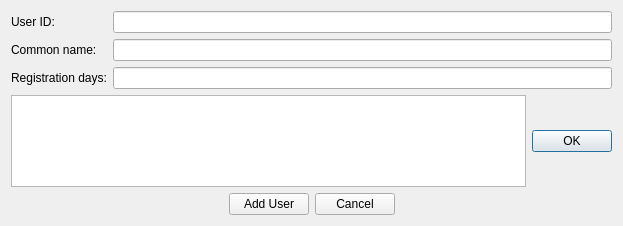
<?xml version="1.0" encoding="UTF-8"?>
<ui version="4.0">
 <class>BdapAddUserDialog</class>
 <widget class="QDialog" name="BdapAddUserDialog">
  <property name="geometry">
   <rect>
    <x>0</x>
    <y>0</y>
    <width>623</width>
    <height>226</height>
   </rect>
  </property>
  <property name="windowTitle">
   <string>Add BDAP User</string>
  </property>
  <property name="styleSheet">
   <string notr="true"/>
  </property>
  <layout class="QGridLayout" name="gridLayout">
   <item row="0" column="0">
    <layout class="QVBoxLayout" name="verticalLayout">
     <item>
      <layout class="QFormLayout" name="formLayout">
       <item row="0" column="1">
        <widget class="QLineEdit" name="lineEdit_userID"/>
       </item>
       <item row="1" column="0">
        <widget class="QLabel" name="labelCommonName">
         <property name="text">
          <string>Common name:</string>
         </property>
        </widget>
       </item>
       <item row="1" column="1">
        <widget class="QLineEdit" name="lineEdit_commonName"/>
       </item>
       <item row="2" column="0">
        <widget class="QLabel" name="labelRegistrationDays">
         <property name="text">
          <string>Registration days:</string>
         </property>
        </widget>
       </item>
       <item row="2" column="1">
        <widget class="QLineEdit" name="lineEdit_registrationDays"/>
       </item>
       <item row="0" column="0">
        <widget class="QLabel" name="labelUserId">
         <property name="text">
          <string>User ID:</string>
         </property>
         <property name="alignment">
          <set>Qt::AlignLeading|Qt::AlignLeft|Qt::AlignVCenter</set>
         </property>
        </widget>
       </item>
      </layout>
     </item>
     <item>
      <layout class="QHBoxLayout" name="horizontalLayout_2">
       <item>
        <widget class="QTextEdit" name="textEditResults">
         <property name="readOnly">
          <bool>true</bool>
         </property>
        </widget>
       </item>
       <item>
        <widget class="QPushButton" name="pushButtonOK">
         <property name="sizePolicy">
          <sizepolicy hsizetype="Fixed" vsizetype="Fixed">
           <horstretch>0</horstretch>
           <verstretch>0</verstretch>
          </sizepolicy>
         </property>
         <property name="text">
          <string>OK</string>
         </property>
         <property name="icon">
          <iconset resource="../dynamic.qrc">
           <normaloff>:/icons/drk/synced</normaloff>:/icons/drk/synced</iconset>
         </property>
        </widget>
       </item>
      </layout>
     </item>
     <item>
      <spacer name="verticalSpacer">
       <property name="orientation">
        <enum>Qt::Vertical</enum>
       </property>
       <property name="sizeHint" stdset="0">
        <size>
         <width>20</width>
         <height>40</height>
        </size>
       </property>
      </spacer>
     </item>
     <item>
      <layout class="QHBoxLayout" name="horizontalLayout">
       <item>
        <spacer name="horizontalSpacer">
         <property name="orientation">
          <enum>Qt::Horizontal</enum>
         </property>
         <property name="sizeHint" stdset="0">
          <size>
           <width>40</width>
           <height>20</height>
          </size>
         </property>
        </spacer>
       </item>
       <item>
        <widget class="QPushButton" name="addUser">
         <property name="enabled">
          <bool>true</bool>
         </property>
         <property name="toolTip">
          <string>Create a new address</string>
         </property>
         <property name="styleSheet">
          <string notr="true"/>
         </property>
         <property name="text">
          <string>Add User</string>
         </property>
         <property name="icon">
          <iconset resource="../dynamic.qrc">
           <normaloff>:/icons/drk/add</normaloff>:/icons/drk/add</iconset>
         </property>
         <property name="autoDefault">
          <bool>false</bool>
         </property>
        </widget>
       </item>
       <item>
        <widget class="QPushButton" name="cancel">
         <property name="toolTip">
          <string>Create a new address</string>
         </property>
         <property name="text">
          <string>Cancel</string>
         </property>
         <property name="icon">
          <iconset resource="../dynamic.qrc">
           <normaloff>:/icons/drk/transaction_conflicted</normaloff>:/icons/drk/transaction_conflicted</iconset>
         </property>
         <property name="autoDefault">
          <bool>false</bool>
         </property>
        </widget>
       </item>
       <item>
        <spacer name="horizontalSpacer_2">
         <property name="orientation">
          <enum>Qt::Horizontal</enum>
         </property>
         <property name="sizeHint" stdset="0">
          <size>
           <width>40</width>
           <height>20</height>
          </size>
         </property>
        </spacer>
       </item>
      </layout>
     </item>
    </layout>
   </item>
  </layout>
 </widget>
 <resources>
  <include location="../dynamic.qrc"/>
 </resources>
 <connections/>
</ui>
